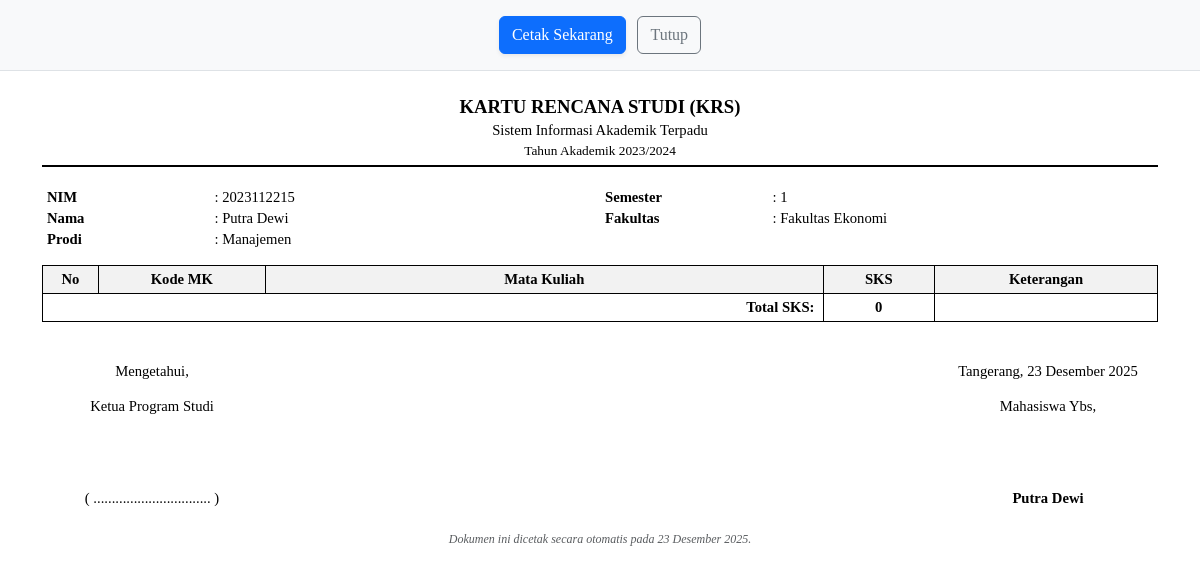
Screenshot of /mahasiswa/krs/cetak (signed in) with the database file from the repository.
### tables this page shows
CREATE TABLE tbMahasiswa (
            nim TEXT PRIMARY KEY, 
            nama TEXT NOT NULL, 
            alamat TEXT,
            prodi TEXT,
            fakultas TEXT
        , telepon TEXT);

### routes/mahasiswa.py (the view)
@mahasiswa_bp.route('/mahasiswa/krs/cetak')
def cetak_krs():
    if not session.get('logged_in'): return redirect(url_for('auth.login'))
    conn = get_db()
    nim = request.args.get('nim') or session.get('username')
    semester = request.args.get('semester', 1, type=int)
    tahun_ajaran = request.args.get('tahun_ajaran', '2023/2024')
    if session.get('role') == 'Mahasiswa' and session.get('username') != nim:
        return redirect(url_for('general.index'))
    mahasiswa = repo.cari_by_nim(conn, nim)
    krs_data = repo.ambil_krs_mahasiswa(conn, nim, semester, tahun_ajaran)
    total_sks = repo.hitung_sks_krs(conn, nim, semester, tahun_ajaran)
    import datetime
    bulan_indo = {
        1: 'Januari', 2: 'Februari', 3: 'Maret', 4: 'April', 5: 'Mei', 6: 'Juni',
        7: 'Juli', 8: 'Agustus', 9: 'September', 10: 'Oktober', 11: 'November', 12: 'Desember'
    }
    today = datetime.date.today()
    current_date = f"{today.day} {bulan_indo[today.month]} {today.year}"
    return render_template('cetak_krs.html',
                           mahasiswa=mahasiswa,
                           krs_data=krs_data,
                           semester=semester,
                           tahun_ajaran=tahun_ajaran,
                           total_sks=total_sks,
                           current_date=current_date,
                           auto_print=True)

### app.py (called while the page is built, shortened)
@app.context_processor
def inject_totals():
    return dict(nav_total_pending=0)

@app.teardown_appcontext
def close_connection(exception):
    repo.close_connection(exception)

### repository.py (called while the page is built)
def get_db():
    db = getattr(g, '_database', None)
    if db is None:
        db = g._database = sqlite3.connect(DATABASE_NAME)
        db.row_factory = sqlite3.Row
    return db

def close_connection(exception):
    db = getattr(g, '_database', None)
    if db is not None:
        db.close()

def cari_by_nim(conn, nim):
    cursor = conn.cursor()
    cursor.execute("SELECT * FROM tbMahasiswa WHERE nim=?", (nim,))
    return cursor.fetchone()

def hitung_sks_krs(conn, nim, semester, tahun_ajaran):
    cursor = conn.cursor()
    query = """
        SELECT SUM(m.sks)
        FROM tbKRS k
        JOIN tbMatakuliah m ON k.kode_matkul = m.kode_matkul
        WHERE k.nim = ? AND k.semester = ? AND k.tahun_ajaran = ?
    """
    cursor.execute(query, (nim, semester, tahun_ajaran))
    total = cursor.fetchone()[0]
    return total if total else 0

def ambil_krs_mahasiswa(conn, nim, semester, tahun_ajaran):
    cursor = conn.cursor()
    query = """
        SELECT k.id, k.nim, k.kode_matkul, k.semester, k.tahun_ajaran,
               m.nama_matkul, m.sks, k.nilai_angka, k.nilai_huruf
        FROM tbKRS k
        JOIN tbMatakuliah m ON k.kode_matkul = m.kode_matkul
        WHERE k.nim = ? AND k.semester = ? AND k.tahun_ajaran = ?
    """
    cursor.execute(query, (nim, semester, tahun_ajaran))
    return cursor.fetchall()

### routes/general.py (called while the page is built)
def get_db():
    return repo.get_db()

### templates/cetak_krs.html (shortened to what this page needs)
<!DOCTYPE html>
<html lang="id">
<head>
    <link href="https://cdn.jsdelivr.net/npm/bootstrap@5.3.3/dist/css/bootstrap.min.css" rel="stylesheet">
</head>
<body {% if auto_print %}onload="window.print()" {% endif %}>
    <div class="no-print text-center py-3 bg-light border-bottom mb-4">
        <button onclick="window.print()" class="btn btn-primary shadow-sm"> Cetak
            Sekarang</button>
        <button onclick="window.close()" class="btn btn-outline-secondary ms-2">Tutup</button>
    </div>
    <div class="container">
        <div class="header-box">
            <div class="krs-title">KARTU RENCANA STUDI (KRS)</div>
            <div>Sistem Informasi Akademik Terpadu</div>
            <div style="font-size: 10pt; margin-top: 2px;">Tahun Akademik {{ tahun_ajaran }}</div>
        </div>
        <table class="info-table">
            <tr>
                <td width="15%"><strong>NIM</strong></td>
                <td width="35%">: {{ mahasiswa['nim'] }}</td>
                <td width="15%"><strong>Semester</strong></td>
                <td width="35%">: {{ semester }}</td>
            </tr>
            <tr>
                <td><strong>Nama</strong></td>
                <td>: {{ mahasiswa['nama'] }}</td>
                <td><strong>Fakultas</strong></td>
                <td>: {{ mahasiswa['fakultas'] }}</td>
            </tr>
            <tr>
                <td><strong>Prodi</strong></td>
                <td>: {{ mahasiswa['prodi'] }}</td>
                <td></td>
                <td></td>
            </tr>
        </table>
        <table class="main-table">
            <thead>
                <tr>
                    <th width="5%">No</th>
                    <th width="15%">Kode MK</th>
                    <th width="50%">Mata Kuliah</th>
                    <th width="10%">SKS</th>
                    <th width="20%">Keterangan</th>
                </tr>
            </thead>
            <tfoot>
                <tr>
                    <td colspan="3" class="text-end fw-bold">Total SKS:</td>
                    <td class="text-center fw-bold">{{ total_sks }}</td>
                    <td></td>
                </tr>
            </tfoot>
        </table>
        <div class="footer-sign">
            <div class="sign-placeholder">
                <p>Mengetahui,</p>
                <p>Ketua Program Studi</p>
                <br><br><br>
                <p>( ................................ )</p>
            </div>
            <div class="sign-placeholder">
                <p>Tangerang, {{ current_date }}</p>
                <p>Mahasiswa Ybs,</p>
                <br><br><br>
                <p><strong>{{ mahasiswa['nama'] }}</strong></p>
            </div>
        </div>
        <div class="mt-2 text-center text-muted" style="font-style: italic; font-size: 9pt; margin-top: 50px;">
            Dokumen ini dicetak secara otomatis pada {{ current_date }}.
        </div>
    </div>
</body>
</html>

### templates/cetak_krs.html (style rules this page uses)
body { background-color: white; font-family: 'Times New Roman', Times, serif; font-size: 11pt; color: black; line-height: 1.3; }
.header-box { border-bottom: 2px solid black; padding-bottom: 5px; margin-bottom: 20px; text-align: center; }
.krs-title { font-weight: bold; font-size: 14pt; margin-bottom: 2px; text-transform: uppercase; }
.info-table { width: 100%; margin-bottom: 15px; }
.info-table td { padding: 1px 5px; vertical-align: top; }
.main-table { width: 100%; border-collapse: collapse; margin-top: 10px; }
.main-table th, .main-table td { border: 1px solid black; padding: 4px 8px; }
.main-table thead th { text-align: center; background-color: #f2f2f2 !important; font-weight: bold; -webkit-print-color-adjust: exact; print-color-adjust: exact; }
.footer-sign { margin-top: 40px; display: flex; justify-content: space-between; page-break-inside: avoid; }
.sign-placeholder { width: 220px; text-align: center; }

### rows the page displays
tbMahasiswa: nim "2023112215", nama "Putra Dewi", fakultas "Fakultas Ekonomi", prodi "Manajemen"

### other values shown
{{ tahun_ajaran }} "2023/2024"
{{ semester }} "1"
{{ total_sks }} "0"
